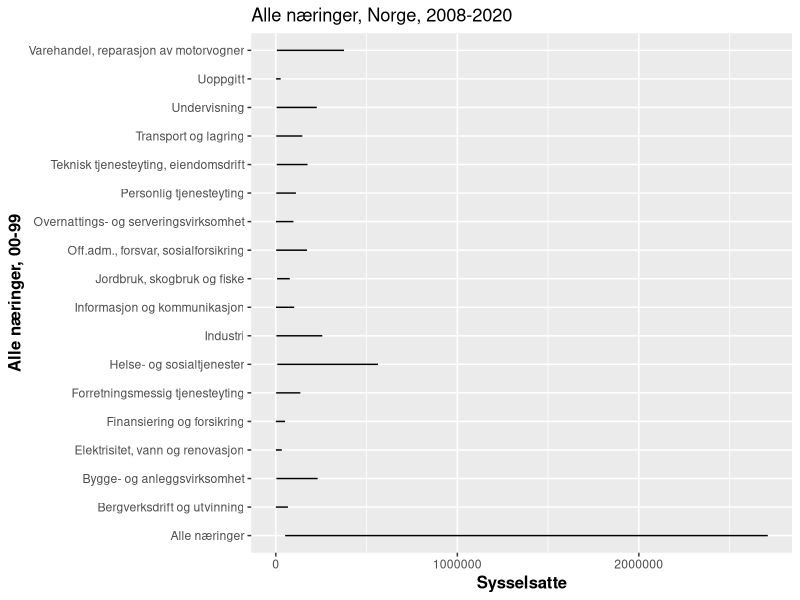
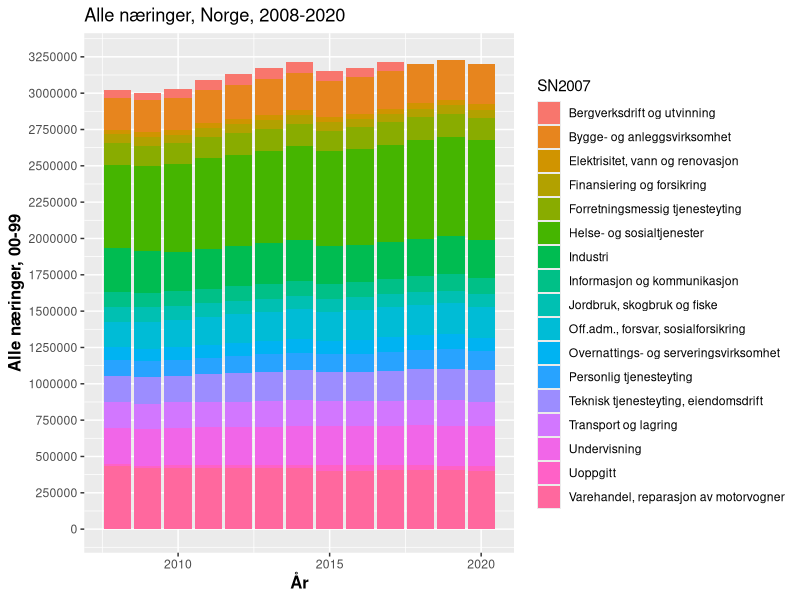
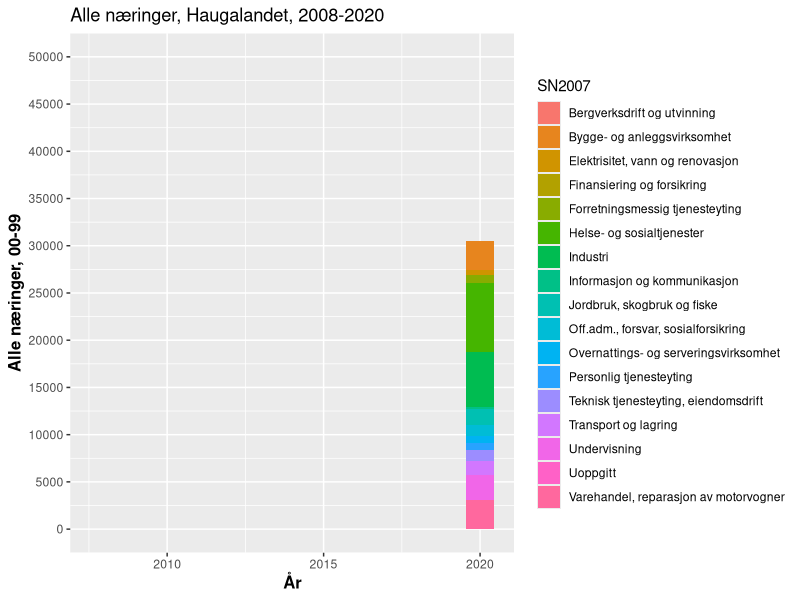
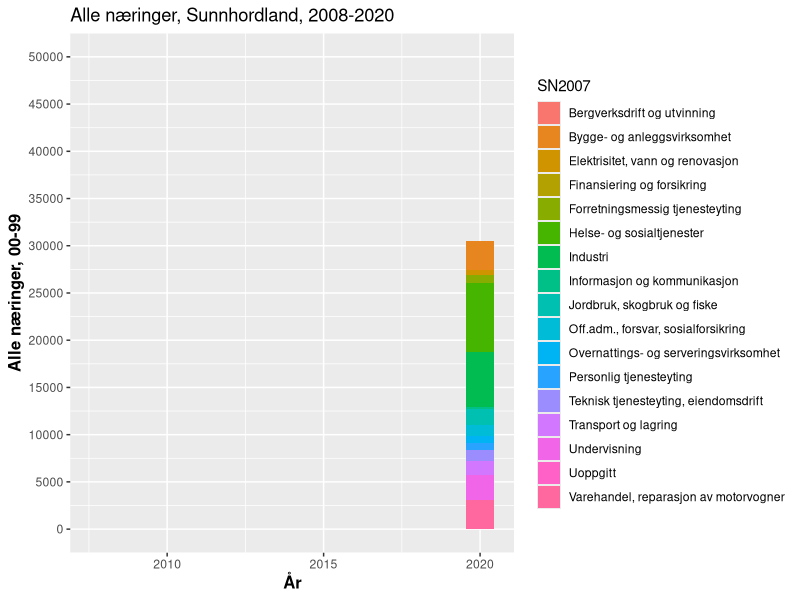

Write the R code that produced these figures, in order. (Note: this script raises an error after producing the figures.)
## ---- chunk 1
suppressPackageStartupMessages({
library(tidyverse)
library(lubridate)
library(modelr)
library(broom)
library(lmtest)
library(sandwich)
library(viridis)
  options(scipen = 999)
})
knitr::opts_chunk$set(echo = FALSE, include = FALSE)
## ---- chunk 2
Tabell1 <- read_csv("Data_pkt1/Tabell1.csv")
Nas_arbeid_norge_sys <- read_csv("Data_pkt1/Nas_arbeid_norge_sys.csv")
Haug_arbeid <- read_csv("Data_pkt1/Haug_arbeid.csv")
Sunn_arbeid <- read_csv("Data_pkt1/Sunn_arbeid.csv")
Haug_arbeid_wide <- read_csv("Data_pkt1/Haug_arbeid_wide.csv")
Haug_arbeid_2 <- read_csv("Data_pkt1/Sunn_arbeid_2.csv")
Sunn_arbeid_2 <- read_csv("Data_pkt1/Sunn_arbeid_2.csv")
Tabell2 <- read_csv("Data_pkt1/Tabell2.csv")
show_col_types = FALSE
## ---- chunk 3
names(Nas_arbeid_norge_sys)
## ---- chunk 4
Nas_arbeid_norge_sys <- Nas_arbeid_norge_sys %>% 
  mutate(År = make_date(Aar))
## ---- chunk 5
tabell_Norge<- Nas_arbeid_norge_sys

tabell_Norge %>% 
  ggplot(aes(x = sysselsatte)) +
  geom_line(aes(y = SN2007)) +
  ggtitle("Alle næringer, Norge, 2008-2020") + 
  theme(legend.position="bottom",
        axis.title= element_text(size=12,face="bold")) +
  labs(x="Sysselsatte", y= "Alle næringer, 00-99")+ 
  scale_color_hue(name = "00-99")
## ---- chunk 6
names(Haug_arbeid_2)
## ---- chunk 7
tabell_Norge %>% 
  filter(SN2007 != "Alle næringer") %>% 
  ggplot(aes(x=År, y= sysselsatte, fill = SN2007))+
  geom_bar(stat = "identity") +
  ggtitle("Alle næringer, Norge, 2008-2020") + 
  theme(legend.position="right",
        axis.title= element_text(size=12,face="bold")) +
  labs(x="År", y= "Alle næringer, 00-99") +
  scale_y_continuous(limits = c(0, 3250000), breaks = c(0, 250000, 500000, 750000, 1000000,1250000,1500000,1750000,2000000,2250000,2500000,2750000,3000000,3250000))
## ---- chunk 8
Haug_arbeid_2 <- Haug_arbeid_2 %>% 
  mutate(År = make_date(Aar))

Haug_arbeid_2 %>% 
  filter(SN2007 != "Alle næringer") %>% 
  ggplot(aes(x = År, y = ansatte, fill = SN2007)) +
  geom_bar(stat = "identity") +
  ggtitle("Alle næringer, Haugalandet, 2008-2020") + 
  theme(legend.position="right",
        axis.title= element_text(size=12,face="bold")) +
  labs(x="År", y= "Alle næringer, 00-99") +
  scale_y_continuous(limits = c(0, 50000), breaks =seq(0, 50000, by = 5000))
## ---- chunk 9
Sunn_arbeid_2 <- Sunn_arbeid_2 %>% 
  mutate(År = make_date(Aar))

Sunn_arbeid_2 %>% 
  filter(SN2007 != "Alle næringer") %>% 
  ggplot(aes(x = År, y = ansatte, fill = SN2007)) +
  geom_bar(stat = "identity") +
  ggtitle("Alle næringer, Sunnhordland, 2008-2020") + 
  theme(legend.position="right",
        axis.title= element_text(size=12,face="bold")) +
  labs(x="År", y= "Alle næringer, 00-99") +
  scale_y_continuous(limits = c(0, 50000), breaks =seq(0, 50000, by = 5000))
## ---- chunk 10
Haug_arbeid_2 %>% 
  filter(SN2007 != "Alle næringer" & SN2007 != "Uoppgitt") %>% 
  ggplot(aes(x = Aar)) + 
  geom_line(aes(y = ansatte, colour = SN2007, linetype = knavn)) + 
  ggtitle("Alle Næringene, Haugalandet, 2008-2020") + 
  theme(legend.position = "bottom",
        axis.title = element_text(size = 12, face = "bold")) + 
  labs(x = "Sysselsatte", y = "Alle næringer, 00-99")+
  scale_color_hue(name = "Kommune") + 
  scale_y_continuous(limits = c(0,6000), breaks = seq(0, 6000, by = 500))
## ---- chunk 11
haugaland <- Tabell1 %>% 
  filter(Alder =="15-74",
         Knr %in% c("1106", "1135", "1145", "1146", "1149", "1151", "1160"))

haugaland %>% 
  ggplot(aes(x = Aar)) +
  geom_line(aes(y = `00-99`, colour = knavn)) +
    ggtitle("Alle næringer, Haugaland, 2008-2020") +
    theme(legend.position = "bottom",
          axis.title = element_text(size = 12, face = "bold")) +
    labs(x = "År", y = "Alle næringer, 00-99") +
  scale_color_hue(name = "Kommune")
## ---- chunk 12
Sunnhordland <- Tabell2 %>% 
filter( Knr %in% c("4611", "4612",
         "4613", "4614", "4615", "4616", "4617", "4618"))

Sunnhordland %>% 
  ggplot(aes(x = Aar)) +
  geom_line(aes(y = `00-99`, colour = knavn)) +
    ggtitle("Alle næringer, Sunnhordland, 2008-2020") +
    theme(legend.position = "bottom",
          axis.title = element_text(size = 12, face = "bold")) +
    labs(x = "År", y = "Alle næringer, 00-99") +
  scale_color_hue(name = "Kommune")
## ---- chunk 13
Haug_Sunn <- Tabell1
mutate(
  Haug = `Knr$1106`+ `Knr$1135` + `Knr$1145` + `Knr$1146` + `Knr$1149` + `Knr$1151` + `Knr$1160` 
)
## ---- chunk 14
Haug_arbeid_2 %>% 
  filter(SN2007 != "Alle næringer") %>% 
  ggplot(aes(x = ansatte)) + 
  geom_line(aes(y = SN2007)) + 
  ggtitle("Alle næringene, Haugalandet, 2008-2020") + 
  theme(legend.position = "bottom",
        axis.title = element_text(size = 12, face = "bold")) +
  labs(x="Sysselsatte", y="Alle næringer, 00-99")+
  scale_color_hue(name = "00-99") + 
  scale_x_continuous(limits = c(0,6000), breaks = seq(0,6000, by = 500))
## ---- chunk 15
#Tabell1 <- Tabell1 %>% 
 # mutate(År = make_date(Aar))
## ---- chunk 16
tabell_haugaland <- Haug_arbeid_2 
         
tabell_haugaland %>% 
  ggplot(aes(x = Aar)) +
  geom_line(aes(y = ansatte, colour = knavn )) +
  ggtitle("Alle næringer, Haugalandet, 2008-2020") + 
  theme(legend.position="bottom",
        axis.title= element_text(size=12,face="bold")) +
  labs(x="År", y= "Antall sysselsatte, alle næringer")+
  scale_color_hue(name = "Kommuner")
## ---- chunk 17
names(Nas_arbeid_norge_sys)
## ---- chunk 18
Nas_arbeid_norge_sys <- Nas_arbeid_norge_sys %>% 
  mutate(År = make_date(Aar))
## ---- chunk 19
Haug_arbeid<- read_csv("Data_pkt1/Haug_arbeid.csv")
View(Haug_arbeid)
show_col_types = FALSE
## ---- chunk 20
names(Haug_arbeid)
